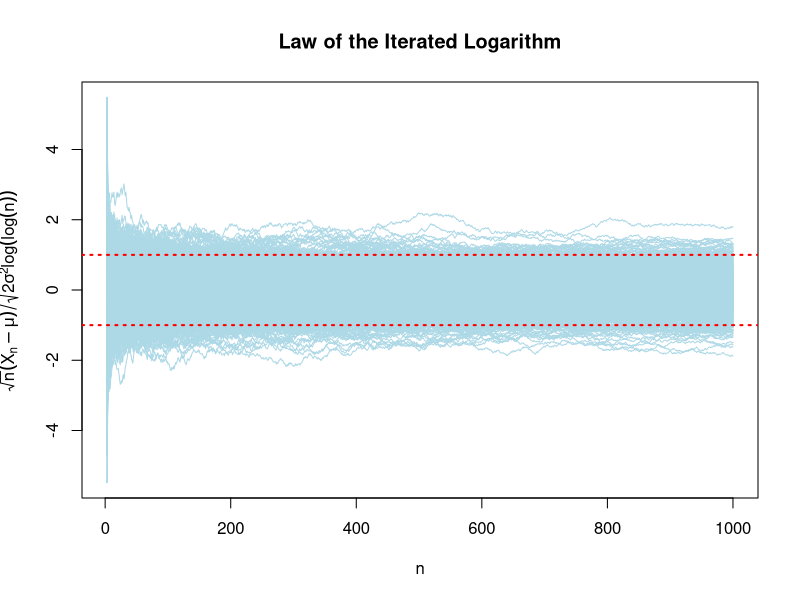

This chart was generated by the following R code:
### 重複対数の法則
##  偶数が出る確率が奇数の出る確率の2倍となるサイコロを
##  振ったときに出る目の標本平均の重複対数の法則の確認
set.seed(345)    # 乱数のシード値の指定
omega <- 1:6     # サイコロの出る目の集合
p <- rep(1:2, 3) # 出現確率の比(奇数1:偶数2)
(mu <- weighted.mean(omega, p)) # 理論上の平均
(v <- weighted.mean(omega^2, p)-mu^2) # 理論上の分散
n <- 1000  # サンプル数
mc <- 1000 # Monte-Carlo実験の繰り返し回数
x <- matrix( # 複数のパスを同時に計算
    sample(omega, size=n*mc, prob=p, replace=TRUE),
    n, mc) # 各列が1つの実験に対応するように整理
n0 <- 3 # n>=n0からプロット
y <- sqrt(n0:n)*(apply(x,2,"cumsum")[n0:n,]/
                 (n0:n)-mu)/sqrt(2*v*log(log(n0:n)))
                                        # 列ごとに計算
matplot(n0:n, y, type="l", lty=1, col="lightblue",
        xlab=expression(n),
        ylab=expression(sqrt(n)*(bar(X)[n]-mu)/
                        sqrt(2*sigma^2*log(log(n)))),
        main="Law of the Iterated Logarithm") 
abline(h=c(-1,1), lty="dotted", # y=+/-1のプロット
       col="red", lwd=2) 
